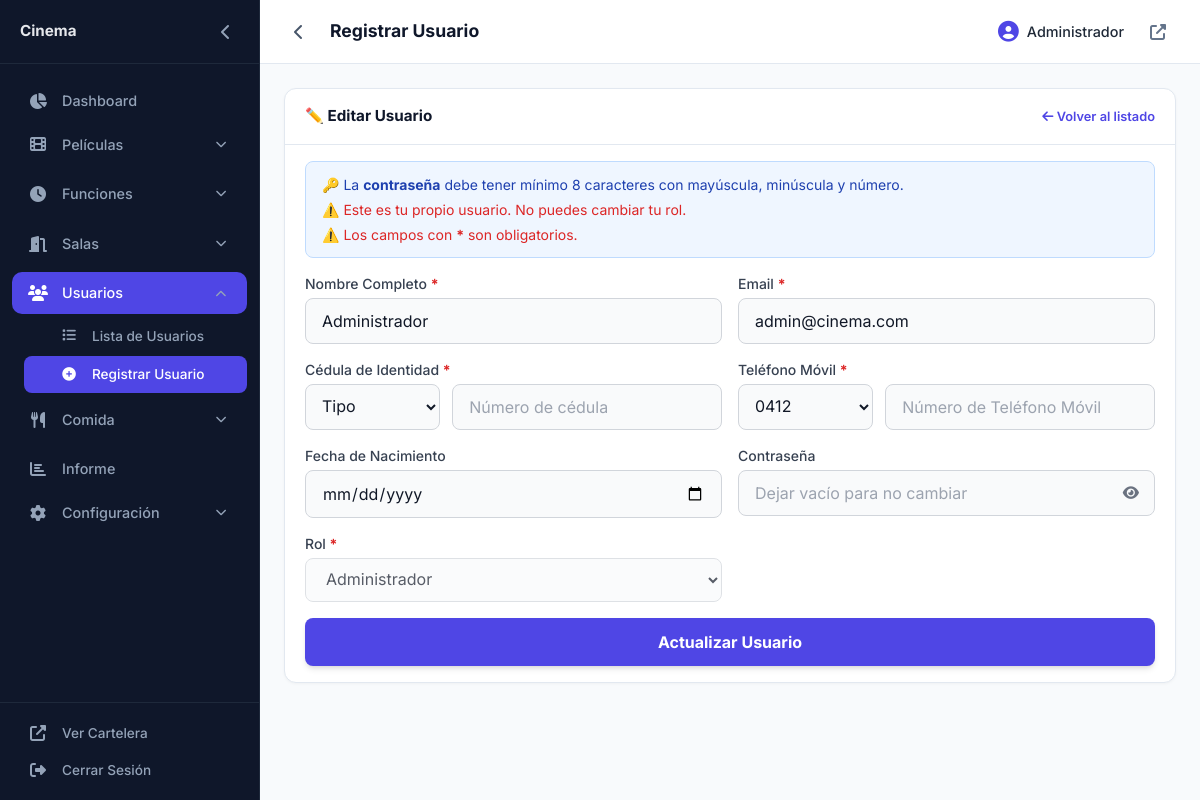
Page /admin/index.php?tab=users&action=register&edit_user_id=1 (signed in) on the committed database.
### tables this page shows
CREATE TABLE `users` (
  `id` int(11) NOT NULL,
  `name` varchar(100) NOT NULL,
  `email` varchar(100) NOT NULL,
  `cedula_type` enum('V','E','P') DEFAULT NULL,
  `cedula_number` varchar(20) DEFAULT NULL,
  `phone_prefix` varchar(10) DEFAULT NULL,
  `phone_number` varchar(20) DEFAULT NULL,
  `birth_date` date DEFAULT NULL,
  `avatar` varchar(255) DEFAULT NULL,
  `delete_requested_at` datetime DEFAULT NULL,
  `password` varchar(255) NOT NULL,
  `role` enum('user','admin') DEFAULT 'user',
  `is_blocked` tinyint(1) DEFAULT 0,
  `created_at` timestamp NULL DEFAULT current_timestamp(),
  `last_login` datetime DEFAULT NULL
);

### admin/modules/user/user_register.php (the view, shortened to what this page needs)
<?php
$edit_user_id = isset($_GET['edit_user_id']) ? filter_var($_GET['edit_user_id'], FILTER_VALIDATE_INT) : null;
$edit_user = null;
$is_self = false;
if ($edit_user_id && $edit_user_id > 0) {
    $stmt = $pdo->prepare("SELECT * FROM users WHERE id = ?");
    $stmt->execute([$edit_user_id]);
    $edit_user = $stmt->fetch(PDO::FETCH_ASSOC);
    if (!$edit_user) {
        $edit_user_id = null;
    } else {
        $is_self = $edit_user['id'] == $_SESSION['user_id'];
    }
}
?>
<div class="admin-card">
    <div class="admin-card-header">
        <h3 class="admin-card-title">
            <?= $edit_user ? '✏️ Editar Usuario' : '➕ Registrar Nuevo Usuario' ?>
        </h3>
        <a href="index.php?tab=users" class="admin-card-link">
            <i class="fas fa-arrow-left"></i> Volver al listado
        </a>
    </div>
    <div class="admin-card-body">
        <div class="movie-form-help">
            <p>🔑 La <strong>contraseña</strong> debe tener mínimo 8 caracteres con mayúscula, minúscula y número.</p>
            <?php if ($edit_user && $is_self): ?>
                <p class="mt-1 danger">⚠️ Este es tu propio usuario. No puedes cambiar tu rol.</p>
            <?php endif; ?>
            <p class="mt-1 danger">⚠️ Los campos con <strong class="field-required">*</strong> son obligatorios.</p>
        </div>
        <form action="modules/user/user_actions.php" method="POST" class="grid grid-cols-1 md:grid-cols-2 gap-4">
            <div>
                <label class="block text-sm font-medium text-gray-700 mb-1">Nombre Completo <span class="field-required">*</span></label>
                <input type="text" name="user_name" required maxlength="100"
                       value="<?= $edit_user ? htmlspecialchars($edit_user['name']) : '' ?>"
                       placeholder="Nombre y apellido"
                       class="w-full bg-gray-50 border border-gray-300 rounded-lg px-4 py-2.5 text-gray-900 focus:ring-2 focus:ring-indigo-500 focus:border-indigo-500">
            </div>
            <div>
                <label class="block text-sm font-medium text-gray-700 mb-1">Email <span class="field-required">*</span></label>
                <input type="email" name="user_email" required
                       value="<?= $edit_user ? htmlspecialchars($edit_user['email']) : '' ?>"
                       placeholder="ejemplo@correo.com"
                       class="w-full bg-gray-50 border border-gray-300 rounded-lg px-4 py-2.5 text-gray-900 focus:ring-2 focus:ring-indigo-500 focus:border-indigo-500">
            </div>
            <div>
                <label class="block text-sm font-medium text-gray-700 mb-1">Cédula de Identidad <span class="field-required">*</span></label>
                <div class="flex gap-3">
                    <select name="cedula_type" required class="w-1/3 bg-gray-50 border border-gray-300 rounded-lg px-3 py-2.5 text-gray-900 focus:ring-2 focus:ring-indigo-500 focus:border-indigo-500">
                        <option value="">Tipo</option>
                    </select>
                    <input type="text" name="cedula_number" id="cedulaNumber" data-only-numbers required maxlength="12"
                           value="<?= $edit_user ? htmlspecialchars($edit_user['cedula_number']) : '' ?>"
                           placeholder="Número de cédula"
                           class="w-2/3 bg-gray-50 border border-gray-300 rounded-lg px-4 py-2.5 text-gray-900 focus:ring-2 focus:ring-indigo-500 focus:border-indigo-500">
                </div>
            </div>
            <div>
                <label class="block text-sm font-medium text-gray-700 mb-1">Teléfono Móvil <span class="field-required">*</span></label>
                <div class="flex gap-3">
                    <select name="phone_prefix" required class="w-1/3 bg-gray-50 border border-gray-300 rounded-lg px-3 py-2.5 text-gray-900 focus:ring-2 focus:ring-indigo-500 focus:border-indigo-500">
                        <?php foreach (['412' => '0412', '414' => '0414', '416' => '0416', '424' => '0424', '426' => '0426'] as $prefix_value => $prefix_label): ?>
                            <option value="<?= $prefix_value ?>" <?= ($edit_user && $edit_user['phone_prefix'] === $prefix_value) ? 'selected' : '' ?>><?= $prefix_label ?></option>
                        <?php endforeach; ?>
                    </select>
                    <input type="text" name="phone_number" data-only-numbers required maxlength="12"
                           value="<?= $edit_user ? htmlspecialchars($edit_user['phone_number']) : '' ?>"
                           placeholder="Número de Teléfono Móvil"
                           class="w-2/3 bg-gray-50 border border-gray-300 rounded-lg px-4 py-2.5 text-gray-900 focus:ring-2 focus:ring-indigo-500 focus:border-indigo-500">
                </div>
            </div>
            <div>
                <label class="block text-sm font-medium text-gray-700 mb-1">Fecha de Nacimiento</label>
                <input type="date" name="birth_date" max="<?= date('Y-m-d') ?>"
                       value="<?= $edit_user ? htmlspecialchars($edit_user['birth_date']) : '' ?>"
                       class="w-full bg-gray-50 border border-gray-300 rounded-lg px-4 py-2.5 text-gray-900 focus:ring-2 focus:ring-indigo-500 focus:border-indigo-500">
            </div>
            <div>
                <label class="block text-sm font-medium text-gray-700 mb-1">
                    Contraseña <?= $edit_user ? '' : '<span class="field-required">*</span>' ?>
                </label>
                <div class="relative">
                    <input type="password" name="user_password" id="userPassword" <?= $edit_user ? '' : 'required' ?>
                           class="w-full bg-gray-50 border border-gray-300 rounded-lg px-4 py-2.5 pr-12 text-gray-900 focus:ring-2 focus:ring-indigo-500 focus:border-indigo-500"
                           placeholder="<?= $edit_user ? 'Dejar vacío para no cambiar' : 'Mínimo 8 caracteres' ?>">
                    <button type="button" class="password-toggle-btn" data-password-toggle="userPassword" tabindex="-1">
                        <i class="fas fa-eye"></i>
                    </button>
                </div>
            </div>
            <div>
                <label class="block text-sm font-medium text-gray-700 mb-1">Rol <span class="field-required">*</span></label>
                <select name="user_role" class="w-full bg-gray-50 border border-gray-300 rounded-lg px-4 py-2.5 text-gray-900 focus:ring-2 focus:ring-indigo-500 focus:border-indigo-500" <?= $is_self ? 'disabled' : '' ?>>
                    <option value="admin" <?= ($edit_user && $edit_user['role'] === 'admin') ? 'selected' : '' ?>>Administrador</option>
                </select>
            </div>
            <button type="submit" class="md:col-span-2 bg-indigo-600 hover:bg-indigo-700 text-white font-bold py-3 rounded-lg transition-colors shadow-md">
                <?= $edit_user ? 'Actualizar Usuario' : 'Registrar Usuario' ?>
            </button>
        </form>
    </div>
</div>

### admin/css/admin.css (style rules this page uses)
* { font-family: 'Inter', sans-serif; box-sizing: border-box; }
html, body { margin: 0; padding: 0; overflow-x: hidden; max-width: 100%; }
body { background: #f1f5f9; color: #1f2937; display: flex; min-height: 100vh; }
.admin-card { background: #ffffff; border-radius: 12px; border: 1px solid #e2e8f0; box-shadow: 0 1px 3px rgba(0, 0, 0, 0.04); overflow: hidden; }
.admin-card-header { padding: 16px 20px; border-bottom: 1px solid #e2e8f0; display: flex; justify-content: space-between; align-items: center; }
.admin-card-title { font-size: 0.95rem; font-weight: 700; color: #0f172a; margin: 0; }
.admin-card-link { font-size: 0.8rem; color: #4f46e5; text-decoration: none; font-weight: 600; }
.admin-card-body { padding: 16px 20px; }
.field-required { color: #dc2626; font-weight: 700; }
.movie-form-help { background: #eff6ff; border: 1px solid #bfdbfe; color: #1e40af; padding: 12px 16px; border-radius: 8px; font-size: 0.875rem; margin-bottom: 16px; }
.movie-form-help .danger { color: #dc2626; }
.password-toggle-btn { position: absolute; right: 8px; top: 50%; transform: translateY(-50%); background: none; border: none; cursor: pointer; color: #6b7280; font-size: 0.9rem; padding: 6px 8px; z-index: 2; }

### rows in the picture
users: user_name "Administrador", user_email "admin@cinema.com", user_role "Administrador"

### other values in the picture
$siteName "Cinema"
$_SESSION['user_name'] "Administrador"
form field phone_prefix "0412"
